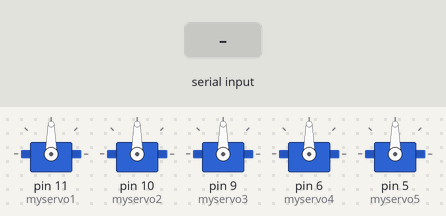
Recording of a sketch running on a simulated Arduino Uno, built with avr-gcc and run on an emulated ATmega328P. On the bench: 5 × servo. The test bench sets the inputs (shaded band).

Above: at 1.3 s.
1.4 s: "90,45,200\n" received over the second serial link
At 3.6 s:
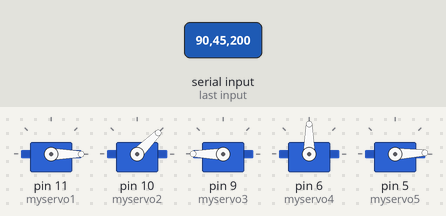
3.9 s: "30,150,10\n" received over the second serial link
At 5.8 s:
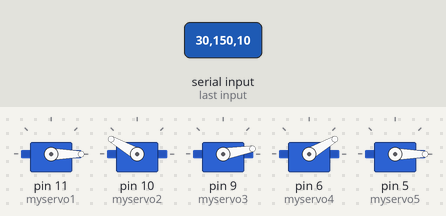
6.4 s: "90,45\n" received over the second serial link
At 8.4 s:
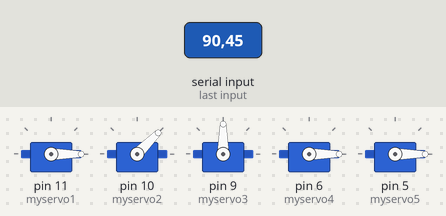
8.9 s: "30,150\n" received over the second serial link
At 10.8 s:
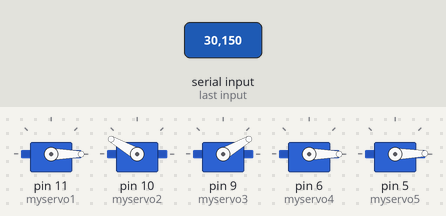
11.4 s: "90,45,200,10\n" received over the second serial link
At 12.7 s:
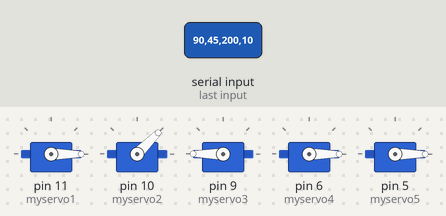
13.9 s: "30,150,10,200\n" received over the second serial link
At 15.8 s:
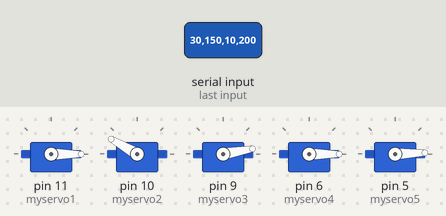
Timing chart, 0 to 17.3 s (numbered marks = the images above; inputs shaded):
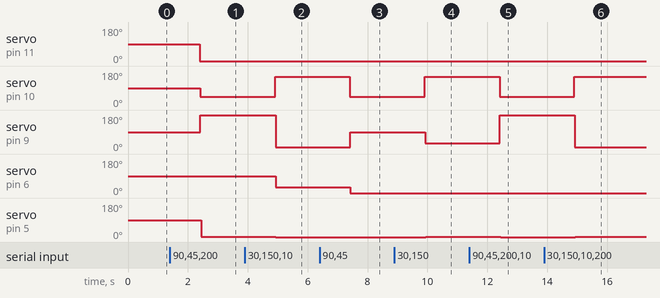

Measured:
- after the input at 1.4 s, servo on pin 11 (myservo1): 90° → 0° after 1.0 s; servo on pin 10 (myservo2): 90° → 45° after 1.0 s; servo on pin 9 (myservo3): 90° → 180° after 1.0 s; servo on pin 5 (myservo5): 90° → 2° after 1.0 s
- after the input at 3.9 s, servo on pin 10 (myservo2): 45° → 150° after 1.0 s; servo on pin 9 (myservo3): 180° → 10° after 1.0 s; servo on pin 6 (myservo4): 90° → 30° after 1.0 s; servo on pin 5 (myservo5): 2° → 0° after 1.0 s
- after the input at 6.4 s, servo on pin 10 (myservo2): 150° → 45° after 1.0 s; servo on pin 9 (myservo3): 10° → 90° after 1.0 s; servo on pin 6 (myservo4): 30° → 0° after 1.0 s
- after the input at 8.9 s, servo on pin 10 (myservo2): 45° → 150° after 1.0 s; servo on pin 9 (myservo3): 90° → 30° after 1.0 s; servo on pin 5 (myservo5): 0° → 1° after 1.0 s
- after the input at 11.4 s, servo on pin 10 (myservo2): 150° → 45° after 1.0 s; servo on pin 9 (myservo3): 30° → 180° after 1.0 s; servo on pin 5 (myservo5): 1° → 0° after 1.0 s
- after the input at 13.9 s, servo on pin 10 (myservo2): 45° → 150° after 1.0 s; servo on pin 9 (myservo3): 180° → 10° after 1.0 s; servo on pin 5 (myservo5): 0° → 2° after 1.0 s

The sketch:

GestureControlledBluetoothArmRx.ino
```cpp
#include <SoftwareSerial.h>
SoftwareSerial mySerial(8, 7); // RX, TX

#include <Servo.h>
Servo myservo1, myservo2, myservo3, myservo4, myservo5;
int a, b, c, d, e;


void setup()
{
  Serial.begin(9600);
  mySerial.begin(9600);
  delay(100);

  myservo1.attach(11);
  myservo2.attach(10);
  myservo3.attach(9);
  myservo4.attach(6);
  myservo5.attach(5);

  a = 0;
  b = 0;
  c = 0;
  d = 0;
  e = 0;
}

void loop()
{
  if (mySerial.available())
  {
    String temp = mySerial.readString();
    int c1 = temp.indexOf(',');
    int c2 = temp.indexOf(',' , c1 + 1);
    int c3 = temp.indexOf(',' , c2 + 1);
    int c4 = temp.lastIndexOf(',');

    String A = temp.substring(1, c1);
    String B = temp.substring(c1 + 1, c2);
    String C = temp.substring(c2 + 1, c3);
    String D = temp.substring(c3 + 1, c4);
    String E = temp.substring(c4 + 1, temp.length() - 3);

    a = A.toInt();
    myservo1.write(a);
    delay(10);
    b = B.toInt();
    myservo2.write(b);
    delay(10);
    c = C.toInt();
    myservo3.write(c);
    delay(10);
    d = D.toInt();
    myservo4.write(d);
    delay(10);
    e = E.toInt();
    myservo5.write(e);
    delay(10);

    /*
    Serial.print(a); Serial.print("::");
    Serial.print(b); Serial.print("::");
    Serial.print(c); Serial.print("::");
    Serial.print(d); Serial.print("::");
    Serial.print(e); Serial.println("::");
    */
  }
}
```
